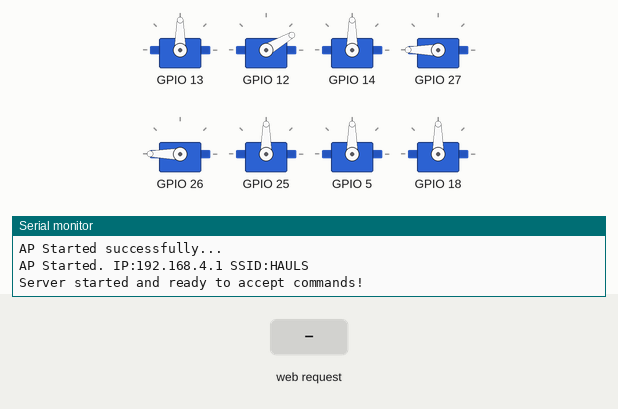
The sketch below on a simulated ESP32. Shown: 8 × servo, the last lines printed to the serial monitor. The inputs (shaded band) are chosen by the test bench.

Above: at 4.2 s.
4.3 s: HTTP request GET /set?id=1&val=1 received
At 4.45 s:
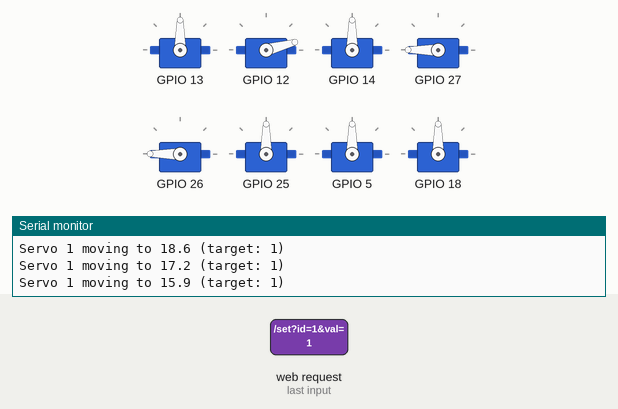
At 6.0 s:
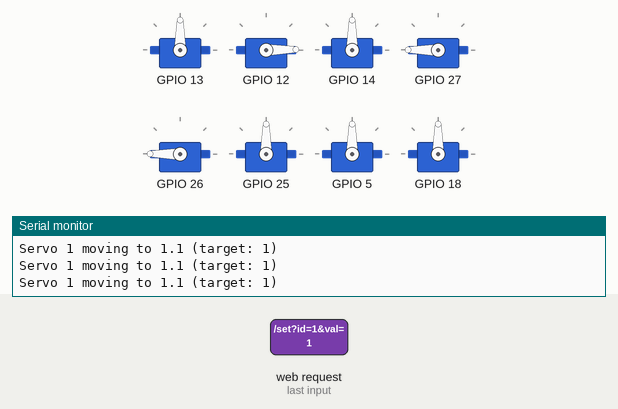
7.3 s: HTTP request GET /set?id=120&val=120 received
Timing chart, 0 to 10.3 s (numbered marks = the images above; inputs shaded):
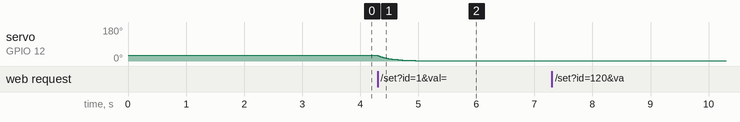

The sketch:

main.ino
```cpp
#include <WiFi.h>
#include <WebServer.h>
#include <ESP32Servo.h>

const char *ssid = "HAULS";
const char *password = "tomato";

WebServer server(80);
bool serverStarted = false;
unsigned long startTimer = 0;
// Servo Configuration

struct ServoConfig
{
  int pin;
  int minAngle;
  int maxAngle;
  int restAngle;
  float currentAngle;
  int targetAngle;
  float smoothingFactor;
  Servo servo;
};

ServoConfig servos[8] = {
    {13, 90, 150, 90, 90.0, 90, 0.08}, // Gripper
    {12, 0, 180, 30, 30.0, 30, 0.08},  // Wrist Rotate
    {14, 0, 180, 90, 90.0, 90, 0.08},  // Wrist Pitch
    {27, 20, 180, 180, 180.0, 180, 0.08}, // Elbow
    {26, 45, 180, 180, 180.0, 180, 0.08}, // Shoulder
    {25, 10, 170, 90, 90.0, 90, 0.08}, // Base
    {5, 10, 170, 90, 90.0, 90, 0.08}, // Camera Pan
    {18, 10, 170, 90, 90.0, 90, 0.08}  // Camera Tilt
};
// The HTML uses a JavaScript array to store the initial values
const char index_html[] PROGMEM = R"rawliteral(
<!DOCTYPE html>
<html>
<head>
    <meta name="viewport" content="width=device-width, initial-scale=1">
<style>
  body { font-family: sans-serif; text-align: center; background: #1a1a1a; color: #eee; padding: 20px; }
  .section { background: #2d2d2d; border-radius: 15px; padding: 15px; margin-bottom: 20px; }
  input[type=range] { width: 80%; height: 20px; margin: 15px 0; accent-color: #00d4ff; }
  h2 { color: #00d4ff; }
  .val-label { font-weight: bold; color: #00d4ff; }
</style>
</head>
<body>
  <h2>Robot Arm & Camera</h2>
    <div class="section">
      <h3>Arm Control</h3>
      <div id="arm"></div>
    </div>
  <div class="section">
    <h3>Camera Pan/Tilt</h3>
    <div id="cam"></div>
  </div>
  <script>
    // These values are injected by the ESP32
    const labels = ["Gripper", "Wrist P", "Wrist R", "Elbow", "Shoulder", "Base", "Cam Pan", "Cam Tilt"];

    function createS(i, label, pId) {
    const parent = document.getElementById(pId);
    if(!parent) return;

      let d = document.createElement('div');
      d.innerHTML = `<label>${label}: <span class="val-label" id="v${i}">${startVals[i]}</span>°</label><br>
                    <input type="range" min="0" max="180" value="${startVals[i]}" oninput="send(${i},this.value)">`;
      parent.appendChild(d);
    }

    // This functions runs on page load to create sliders for each servo. It uses the startVals array for initial positions and labels for display.
    function initSliders(){
    for(let i=0; i<6; i++) createS(i, labels[i], 'arm');
    for(let i=6; i<8; i++) createS(i, labels[i], 'cam');
}

    let last = 0;
    function send(id, val) {
      document.getElementById('v'+id).innerText = val; // Update the UI number
      if (Date.now() - last > 50) {
        fetch(`/set?id=${id}&val=${val}`);
        last = Date.now();
      }
    }
      window.onload = initSliders;
  </script>
  </body>
</html>
)rawliteral";

void handleRoot()
{
  // We create a string defines the JavaScript array with the current rest angles of the servos, which will be injected into the HTML template. This allows the sliders to start at the correct positions when the page loads.
  String scriptInjection = "<script> const startVals = [";
  for (int i =0; i < 8; i++){
    scriptInjection += String(servos[i].restAngle);
    if (i<7) scriptInjection += ", ";
  }
  scriptInjection += "]; </script>";

  String full_html = scriptInjection + String(index_html);
  // Send the script part first, then the rest of the HTML
  server.sendHeader("Cache-Control", "no-cache");
  server.send(200, "text/html", full_html);
}

void handleSet()
{
  if (server.hasArg("id") && server.hasArg("val")) {
    int id = server.arg("id").toInt();
    int val = server.arg("val").toInt();
    if (id >= 0 && id < 8)
    {
      servos[id].targetAngle = constrain(val, servos[id].minAngle, servos[id].maxAngle);
      Serial.printf("Received command: Servo %d -> %d\n", id, val);
    }else{
      Serial.println("Invalid ID received: " + String(id));
      server.send(400, "text/plain", "Invalid ID");
      return;
    }
  }
  server.send(200, "text/plain", "OK");
}
void setup()
{
  Serial.begin(115200);
  delay(1000); // Give the hardware a second to stabilize

  // 1. Initialize the servos first
  for (int i = 0; i < 8; i++)
  {
    servos[i].servo.setPeriodHertz(50);               // Standard 50Hz for servos
    servos[i].servo.attach(servos[i].pin, 500, 2400); // Standard pulse width
    servos[i].servo.write(servos[i].restAngle);
  }

  // 2. Setup AP Mode
  Serial.println("Setting up Access Point...");
  if (WiFi.softAP(ssid, password)) {
    Serial.println("AP Started successfully...");
  } else {
    Serial.println("AP Failed to start!");
  }
  Serial.println("AP Started. IP:" + WiFi.softAPIP().toString() + " SSID:" + WiFi.softAPSSID() + "\n");

  // Give the TCPIP stack a moment to lock core functionality
  delay(2000);

  // 3. Define Routes
  server.on("/", handleRoot);
  server.on("/set", handleSet);
  server.begin();
  Serial.println("Server started and ready to accept commands!");
  }

void loop()
{
  unsigned long now = millis();

  server.handleClient();

  // Run the smoothing logic every 20ms (consistent timing)
    static unsigned long lastMoveTime = 0;
    if (now - lastMoveTime >= 20)
    {
      lastMoveTime = now;
      for (int i = 0; i < 8; i++)
      {
        float diff = servos[i].targetAngle - servos[i].currentAngle;
        if (abs(diff) > 0.1)
        {
          servos[i].currentAngle += diff * servos[i].smoothingFactor;
          servos[i].servo.write((int)servos[i].currentAngle);
          Serial.printf("Servo %d moving to %.1f (target: %d)\n", i, servos[i].currentAngle, servos[i].targetAngle);
        }
      }
    }

  // yield() lets the WiFi/TCP stack handle background tasks
  yield();
}
```

Measured:
- after the input at 4.3 s, servo on GPIO 12: moves from 30° to 1° over 0.80 s, starting at once
